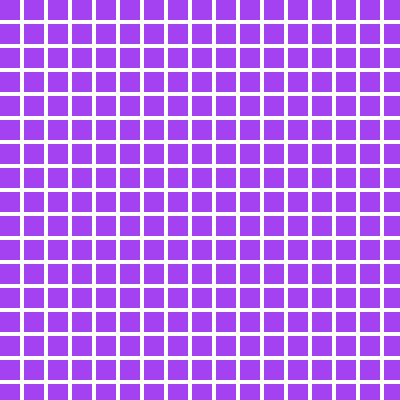
Frame 1 (no input)
Frame 60 (the mouse pressed at the canvas centre just before this capture): identical to frame 1, image omitted
Frame 120 (the mouse held since frame 60 and released just before this capture): identical to frame 1, image omitted

The Processing sketch that drew this single still picture (run headless with seeded random() and noise(); from frame 60 on, the mouse is pressed at the canvas centre):

// Processing sketch: processing_69619
// ── processing_69619.pde

//Kevin Hyun  andrew id: khyun
//Copyright 2012.


float r, g, b; //rectangle fill color
float rb, gb, bb; //background color

void setup() {
  size(400, 400);
  smooth();
  background(255);
  r = random(255); //rect fill color R-value set
  g = random(255); //rect fill color G-value set
  b = random(255); //rect fill color B-value set
  noCursor();
}

void draw() {
  background(255);
  noStroke();
  for (float x=0; x < width; x=x+24) {
    for (float y=0; y < height; y=y+24) {    
      fill(r, g, b);
      rect(x, y, 20, 20);
    }
  }
}


void keyPressed() {
  if (key == 'c') {
    r = (random(255));
    g = (random(255));
    b = (random(255));
  }
  if (key == 'b') {
    rb = (random(255));
    gb = (random(255));
    bb = (random(255));
  }
}
